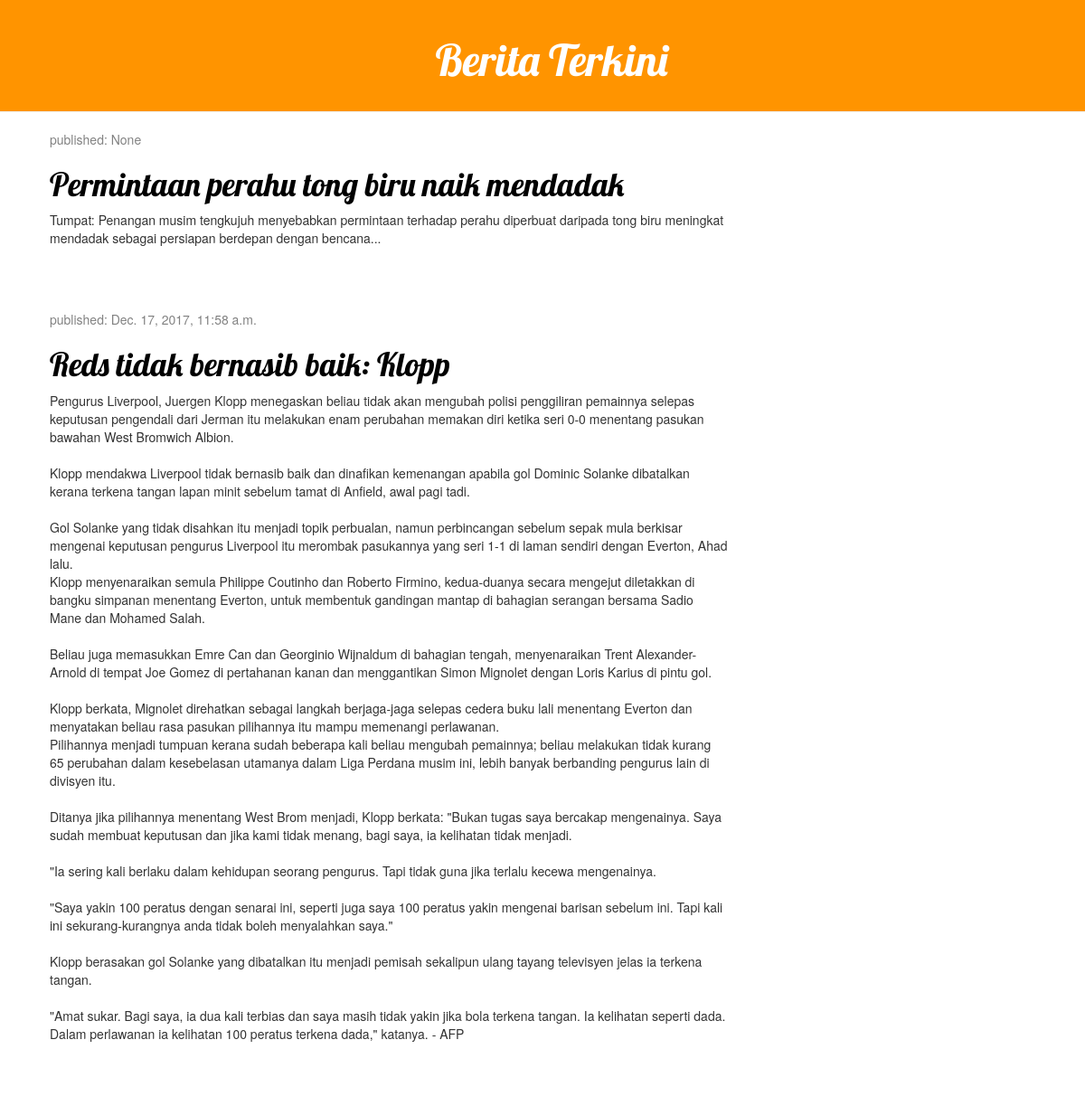
The page / on the database its author committed.
### blog/models.py (models this page shows, shortened)
class Post(models.Model):
    author = models.ForeignKey('auth.User',on_delete=models.CASCADE)
    title = models.CharField(max_length=200)
    text = models.TextField()
    created_date = models.DateTimeField(default=timezone.now)
    published_date = models.DateTimeField(blank=True, null=True)

### blog/views.py (the view)
# urls.py: url(r'^$', views.post_list, name='post_list'),
def post_list(request):
    posts = Post.objects.all().order_by('published_date')
    return render(request, 'blog/post_list.html',{'posts': posts})

### blog/templates/blog/post_list.html (shortened to what this page needs)
{% load staticfiles %}
<html>
    <head>
        <link rel="stylesheet" href="//maxcdn.bootstrapcdn.com/bootstrap/3.2.0/css/bootstrap.min.css">
        <link rel="stylesheet" href="//maxcdn.bootstrapcdn.com/bootstrap/3.2.0/css/bootstrap-theme.min.css">
        <link rel="stylesheet" href="{% static 'css/blog.css' %}">
    </head>
    <body>
        <div class="page-header">
            <h1><a href="/" ><center>Berita Terkini</h1></center>
        </div>
            <div class="content container">
                <div class="row">
                    <div class="col-md-8">
                        {% for post in posts %}
                            <div class="post">
                                <div class="date">
                                    <p>published: {{ post.published_date }}</p>
                                </div>
                                <h1><a href="">{{ post.title }}</a></h1>
                                <p>{{ post.text|linebreaksbr }}</p>
                            </div>
                        {% endfor %}
                    </div>
                </div>
            </div>
    </body>
</html>

### blog/static/css/blog.css (style rules this page uses)
h1 a { color: #FCA205; font-family: 'Lobster'; }
.page-header { background-color: #ff9400; margin-top: 0; padding: 20px 20px 20px 40px; }
.page-header h1, .page-header h1 a, .page-header h1 a:visited, .page-header h1 a:active { color: #ffffff; font-size: 36pt; text-decoration: none; }
.content { margin-left: 40px; }
h1, h2, h3, h4 { font-family: 'Lobster', cursive; }
.date { color: #828282; }
.post { margin-bottom: 70px; }

### rows shown on the page
Post: published_date "None", title "Permintaan perahu tong biru naik mendadak", text "Tumpat: Penangan musim tengkujuh menyebabkan permintaan terhadap perahu diperbuat daripada tong biru meningkat mendadak sebagai persiapan berdepan dengan bencana..."
Post: published_date "Dec. 17, 2017, 11:58 a.m.", title "Reds tidak bernasib baik: Klopp", text "Pengurus Liverpool, Juergen Klopp menegaskan beliau tidak akan mengubah polisi penggiliran pemainnya selepas keputusan pengendali dari Jerman itu melakukan enam perubahan memakan diri ketika seri 0-0 menentang pasukan bawahan West Bromwich Albion. Klopp mendakwa Liverpool tidak bernasib baik dan dinafikan kemenangan apabila gol Dominic Solanke dibatalkan kerana terkena tangan lapan minit sebelum tamat di Anfield, awal pagi tadi. Gol Solanke yang tidak disahkan itu menjadi topik perbualan, namun perbincangan sebelum sepak mula berkisar mengenai keputusan pengurus Liverpool itu merombak pasukannya yang seri 1-1 di laman sendiri dengan Everton, Ahad lalu. Klopp menyenaraikan semula Philippe…"
